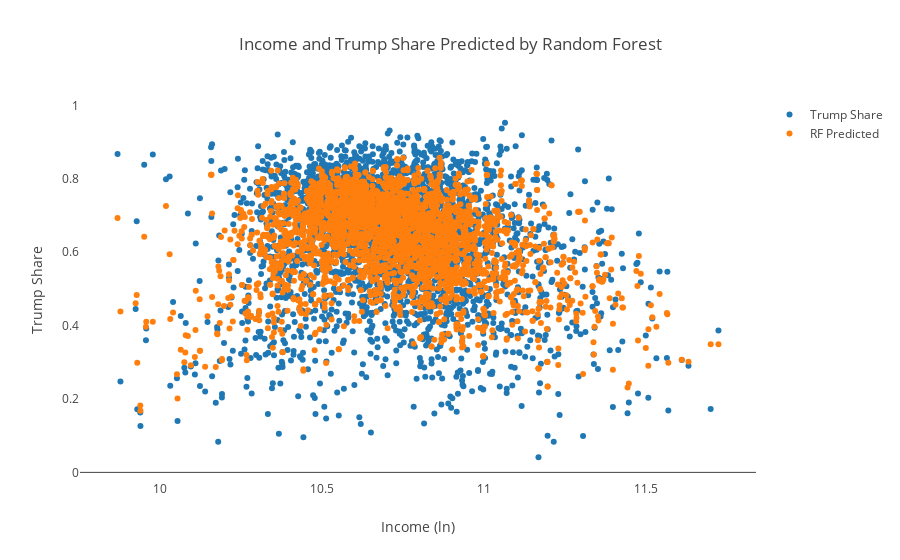

Notebook cell for this chart:
### Code cell
fig = go.Figure()

fig.add_trace(go.Scatter(x=trump['Income_ln'], y=trump['Trump Share'],
                    mode='markers',
                    name='Trump Share'))
fig.add_trace(go.Scatter(x=trump['Income_ln'], y=trump['pred_skl_rf'],
                    mode='markers',
                    name='RF Predicted'))

fig.update_layout(template='none', title='Income and Trump Share Predicted by Random Forest',
                  xaxis_title='Income (ln)', yaxis_title='Trump Share')
fig.update_xaxes(showgrid=False)
fig.update_yaxes(showgrid=False)
fig.show()

### Figure 1 — Plotly figure (JSON) as saved in the notebook; plotly's stock layout.template omitted (floating-point values rounded to 4 significant figures; data arrays with more than 128 entries replaced by an {"elided": "..."} marker saying what was removed)
{"data": [{"mode": "markers", "name": "Trump Share", "type": "scatter", "x": {"elided": "3112 float values"}, "y": {"elided": "3112 float values"}}, {"mode": "markers", "name": "RF Predicted", "type": "scatter", "x": {"elided": "3112 float values"}, "y": {"elided": "3112 float values"}}], "layout": {"title": {"text": "Income and Trump Share Predicted by Random Forest"}, "xaxis": {"showgrid": false, "title": {"text": "Income (ln)"}}, "yaxis": {"showgrid": false, "title": {"text": "Trump Share"}}}}
